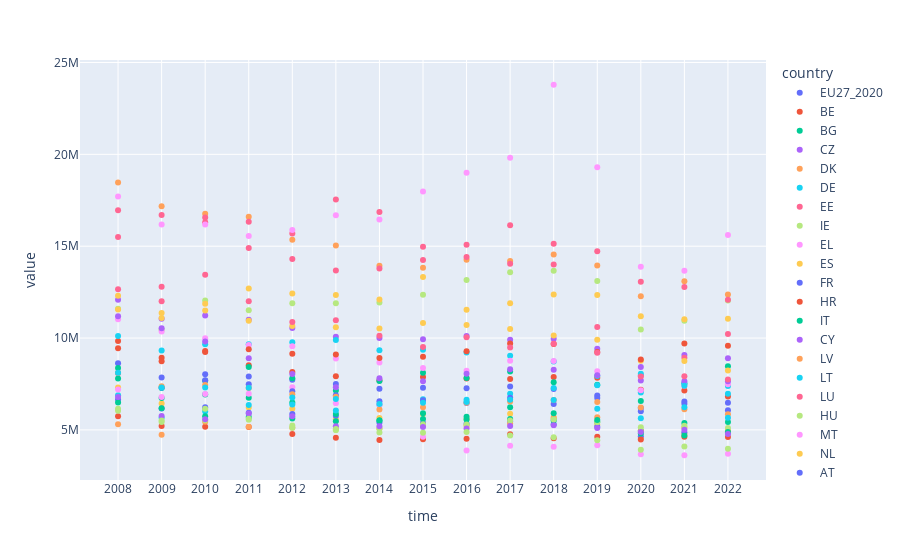

Here is the notebook cell this chart was saved with:
### Code cell
# Plot the carbon emissions scatterplot
px.scatter(df_carbon_short)

### Figure 1 — Plotly figure (JSON) as saved in the notebook; plotly's stock layout.template omitted (floating-point values rounded to 4 significant figures)
{"data": [{"hovertemplate": "country=EU27_2020<br>time=%{x}<br>value=%{y}<extra></extra>", "legendgroup": "EU27_2020", "marker": {"color": "#636efa", "symbol": "circle"}, "mode": "markers", "name": "EU27_2020", "orientation": "v", "showlegend": true, "type": "scatter", "x": ["2008", "2009", "2010", "2011", "2012", "2013", "2014", "2015", "2016", "2017", "2018", "2019", "2020", "2021", "2022"], "xaxis": "x", "y": [8627000.0, 7851000.0, 8024312, 7902000.0, 7729000.0, 7494000.0, 7235000.0, 7299000.0, 7270000.0, 7365000.0, 7225000.0, 6879000.0, 6193000.0, 6544000.0, 6481000.0], "yaxis": "y"}, {"hovertemplate": "country=BE<br>time=%{x}<br>value=%{y}<extra></extra>", "legendgroup": "BE", "marker": {"color": "#EF553B", "symbol": "circle"}, "mode": "markers", "name": "BE", "orientation": "v", "showlegend": true, "type": "scatter", "x": ["2008", "2009", "2010", "2011", "2012", "2013", "2014", "2015", "2016", "2017", "2018", "2019", "2020", "2021", "2022"], "xaxis": "x", "y": [9841000.0, 8741000.0, 9243000.0, 8520000.0, 8149775, 7916000.0, 7686000.0, 7876000.0, 7799000.0, 7777000.0, 7880000.0, 7840000.0, 7188000.0, 7139000.0, 6821000.0], "yaxis": "y"}, {"hovertemplate": "country=BG<br>time=%{x}<br>value=%{y}<extra></extra>", "legendgroup": "BG", "marker": {"color": "#00cc96", "symbol": "circle"}, "mode": "markers", "name": "BG", "orientation": "v", "showlegend": true, "type": "scatter", "x": ["2008", "2009", "2010", "2011", "2012", "2013", "2014", "2015", "2016", "2017", "2018", "2019", "2020", "2021", "2022"], "xaxis": "x", "y": [8374000.0, 7278000.0, 7673000.0, 8425000.0, 7808000.0, 7144000.0, 7662000.0, 8112000.0, 7824000.0, 8175000.0, 7601000.0, 7454000.0, 6577000.0, 7510000.0, 8466000.0], "yaxis": "y"}, {"hovertemplate": "country=CZ<br>time=%{x}<br>value=%{y}<extra></extra>", "legendgroup": "CZ", "marker": {"color": "#ab63fa", "symbol": "circle"}, "mode": "markers", "name": "CZ", "orientation": "v", "showlegend": true, "type": "scatter", "x": ["2008", "2009", "2010", "2011", "2012", "2013", "2014", "2015", "2016", "2017", "2018", "2019", "2020", "2021", "2022"], "xaxis": "x", "y": [12090000.0, 11050000.0, 11230000.0, 11000000.0, 10540000.0, 10070000.0, 10010000.0, 9937000.0, 10110000.0, 9906000.0, 9963000.0, 9416000.0, 8426000.0, 9082000.0, 8901000.0], "yaxis": "y"}, {"hovertemplate": "country=DK<br>time=%{x}<br>value=%{y}<extra></extra>", "legendgroup": "DK", "marker": {"color": "#FFA15A", "symbol": "circle"}, "mode": "markers", "name": "DK", "orientation": "v", "showlegend": true, "type": "scatter", "x": ["2008", "2009", "2010", "2011", "2012", "2013", "2014", "2015", "2016", "2017", "2018", "2019", "2020", "2021", "2022"], "xaxis": "x", "y": [18470000.0, 17180000.0, 16770000.0, 16610000.0, 15350000.0, 15030000.0, 13930000.0, 13830000.0, 14260000.0, 14200000.0, 14550000.0, 13940000.0, 12270000.0, 13090000.0, 12370000.0], "yaxis": "y"}, {"hovertemplate": "country=DE<br>time=%{x}<br>value=%{y}<extra></extra>", "legendgroup": "DE", "marker": {"color": "#19d3f3", "symbol": "circle"}, "mode": "markers", "name": "DE", "orientation": "v", "showlegend": true, "type": "scatter", "x": ["2008", "2009", "2010", "2011", "2012", "2013", "2014", "2015", "2016", "2017", "2018", "2019", "2020", "2021", "2022"], "xaxis": "x", "y": [10120000.0, 9321000.0, 9667000.0, 9669000.0, 9768000.0, 9890000.0, 9336000.0, 9358000.0, 9212000.0, 9040000.0, 8729000.0, 7931000.0, 7040000.0, 7528000.0, 7392000.0], "yaxis": "y"}, {"hovertemplate": "country=EE<br>time=%{x}<br>value=%{y}<extra></extra>", "legendgroup": "EE", "marker": {"color": "#FF6692", "symbol": "circle"}, "mode": "markers", "name": "EE", "orientation": "v", "showlegend": true, "type": "scatter", "x": ["2008", "2009", "2010", "2011", "2012", "2013", "2014", "2015", "2016", "2017", "2018", "2019", "2020", "2021", "2022"], "xaxis": "x", "y": [15500000.0, 12790000.0, 16310000.0, 16330000.0, 15690000.0, 17540000.0, 16870000.0, 14250000.0, 15080000.0, 16140000.0, 15140000.0, 10600000.0, 7964000.0, 8932000.0, 10230000.0], "yaxis": "y"}, {"hovertemplate": "country=IE<br>time=%{x}<br>value=%{y}<extra></extra>", "legendgroup": "IE", "marker": {"color": "#B6E880", "symbol": "circle"}, "mode": "markers", "name": "IE", "orientation": "v", "showlegend": true, "type": "scatter", "x": ["2008", "2009", "2010", "2011", "2012", "2013", "2014", "2015", "2016", "2017", "2018", "2019", "2020", "2021", "2022"], "xaxis": "x", "y": [11600000.0, 10450000.0, 12040000.0, 11510000.0, 11890000.0, 11900000.0, 11940000.0, 12350000.0, 13160000.0, 13580000.0, 13660000.0, 13100000.0, 10470000.0, 10940000.0, 12040000.0], "yaxis": "y"}, {"hovertemplate": "country=EL<br>time=%{x}<br>value=%{y}<extra></extra>", "legendgroup": "EL", "marker": {"color": "#FF97FF", "symbol": "circle"}, "mode": "markers", "name": "EL", "orientation": "v", "showlegend": true, "type": "scatter", "x": ["2008", "2009", "2010", "2011", "2012", "2013", "2014", "2015", "2016", "2017", "2018", "2019", "2020", "2021", "2022"], "xaxis": "x", "y": [11020000.0, 10350000.0, 9989000.0, 9621000.0, 9558000.0, 8893000.0, 8669000.0, 8372000.0, 8222000.0, 8770000.0, 8748000.0, 8191000.0, 7159000.0, 7405000.0, 7487000.0], "yaxis": "y"}, {"hovertemplate": "country=ES<br>time=%{x}<br>value=%{y}<extra></extra>", "legendgroup": "ES", "marker": {"color": "#FECB52", "symbol": "circle"}, "mode": "markers", "name": "ES", "orientation": "v", "showlegend": true, "type": "scatter", "x": ["2008", "2009", "2010", "2011", "2012", "2013", "2014", "2015", "2016", "2017", "2018", "2019", "2020", "2021", "2022"], "xaxis": "x", "y": [7310000.0, 6436000.0, 6098000.0, 6224000.0, 6158000.0, 5583000.0, 5645000.0, 5865000.0, 5598000.0, 5878000.0, 5689000.0, 5286000.0, 4560000.0, 4797000.0, 4925000.0], "yaxis": "y"}, {"hovertemplate": "country=FR<br>time=%{x}<br>value=%{y}<extra></extra>", "legendgroup": "FR", "marker": {"color": "#636efa", "symbol": "circle"}, "mode": "markers", "name": "FR", "orientation": "v", "showlegend": true, "type": "scatter", "x": ["2008", "2009", "2010", "2011", "2012", "2013", "2014", "2015", "2016", "2017", "2018", "2019", "2020", "2021", "2022"], "xaxis": "x", "y": [6653000.0, 6166000.0, 6234000.0, 5933000.0, 5868000.0, 5773000.0, 5397000.0, 5373000.0, 5339000.0, 5473000.0, 5304000.0, 5168000.0, 4651000.0, 4861000.0, 4861000.0], "yaxis": "y"}, {"hovertemplate": "country=HR<br>time=%{x}<br>value=%{y}<extra></extra>", "legendgroup": "HR", "marker": {"color": "#EF553B", "symbol": "circle"}, "mode": "markers", "name": "HR", "orientation": "v", "showlegend": true, "type": "scatter", "x": ["2008", "2009", "2010", "2011", "2012", "2013", "2014", "2015", "2016", "2017", "2018", "2019", "2020", "2021", "2022"], "xaxis": "x", "y": [5744000.0, 5215000.0, 5173000.0, 5157000.0, 4777000.0, 4573000.0, 4448000.0, 4495000.0, 4523000.0, 4768000.0, 4552000.0, 4631000.0, 4481000.0, 4628000.0, 4607000.0], "yaxis": "y"}, {"hovertemplate": "country=IT<br>time=%{x}<br>value=%{y}<extra></extra>", "legendgroup": "IT", "marker": {"color": "#00cc96", "symbol": "circle"}, "mode": "markers", "name": "IT", "orientation": "v", "showlegend": true, "type": "scatter", "x": ["2008", "2009", "2010", "2011", "2012", "2013", "2014", "2015", "2016", "2017", "2018", "2019", "2020", "2021", "2022"], "xaxis": "x", "y": [7796000.0, 6742000.0, 6929000.0, 6756000.0, 6488000.0, 5860000.0, 5524000.0, 5595000.0, 5569000.0, 5589000.0, 5514000.0, 5442000.0, 4957000.0, 5379000.0, 5432000.0], "yaxis": "y"}, {"hovertemplate": "country=CY<br>time=%{x}<br>value=%{y}<extra></extra>", "legendgroup": "CY", "marker": {"color": "#ab63fa", "symbol": "circle"}, "mode": "markers", "name": "CY", "orientation": "v", "showlegend": true, "type": "scatter", "x": ["2008", "2009", "2010", "2011", "2012", "2013", "2014", "2015", "2016", "2017", "2018", "2019", "2020", "2021", "2022"], "xaxis": "x", "y": [11180000.0, 10530000.0, 9810000.0, 8894000.0, 8044000.0, 7323000.0, 7811000.0, 7646758, 8063000.0, 8306000.0, 8279000.0, 7970000.0, 7683000.0, 7643000.0, 7643000.0], "yaxis": "y"}, {"hovertemplate": "country=LV<br>time=%{x}<br>value=%{y}<extra></extra>", "legendgroup": "LV", "marker": {"color": "#FFA15A", "symbol": "circle"}, "mode": "markers", "name": "LV", "orientation": "v", "showlegend": true, "type": "scatter", "x": ["2008", "2009", "2010", "2011", "2012", "2013", "2014", "2015", "2016", "2017", "2018", "2019", "2020", "2021", "2022"], "xaxis": "x", "y": [5303000.0, 4731000.0, 5445000.0, 5178000.0, 5116000.0, 5046000.0, 5059000.0, 5243000.0, 5231000.0, 5348000.0, 5637000.0, 5683000.0, 4941000.0, 5131000.0, 4943000.0], "yaxis": "y"}, {"hovertemplate": "country=LT<br>time=%{x}<br>value=%{y}<extra></extra>", "legendgroup": "LT", "marker": {"color": "#19d3f3", "symbol": "circle"}, "mode": "markers", "name": "LT", "orientation": "v", "showlegend": true, "type": "scatter", "x": ["2008", "2009", "2010", "2011", "2012", "2013", "2014", "2015", "2016", "2017", "2018", "2019", "2020", "2021", "2022"], "xaxis": "x", "y": [6892000.0, 5658000.0, 5995000.0, 6360000.0, 6383000.0, 6061000.0, 6370000.0, 6671000.0, 6636000.0, 6970000.0, 7278000.0, 7430000.0, 8059000.0, 7399000.0, 6966000.0], "yaxis": "y"}, {"hovertemplate": "country=LU<br>time=%{x}<br>value=%{y}<extra></extra>", "legendgroup": "LU", "marker": {"color": "#FF6692", "symbol": "circle"}, "mode": "markers", "name": "LU", "orientation": "v", "showlegend": true, "type": "scatter", "x": ["2008", "2009", "2010", "2011", "2012", "2013", "2014", "2015", "2016", "2017", "2018", "2019", "2020", "2021", "2022"], "xaxis": "x", "y": [16960000.0, 16690000.0, 16570000.0, 14900000.0, 14300000.0, 13680000.0, 13780000.0, 14970000.0, 14410000.0, 14040000.0, 14000000.0, 14720000.0, 13060000.0, 12780000.0, 12090000.0], "yaxis": "y"}, {"hovertemplate": "country=HU<br>time=%{x}<br>value=%{y}<extra></extra>", "legendgroup": "HU", "marker": {"color": "#B6E880", "symbol": "circle"}, "mode": "markers", "name": "HU", "orientation": "v", "showlegend": true, "type": "scatter", "x": ["2008", "2009", "2010", "2011", "2012", "2013", "2014", "2015", "2016", "2017", "2018", "2019", "2020", "2021", "2022"], "xaxis": "x", "y": [6038000.0, 5429000.0, 5528000.0, 5555000.0, 5119000.0, 4986000.0, 5079000.0, 5310000.0, 5290000.0, 5510000.0, 5565000.0, 5422000.0, 5143000.0, 5223000.0, 5102000.0], "yaxis": "y"}, {"hovertemplate": "country=MT<br>time=%{x}<br>value=%{y}<extra></extra>", "legendgroup": "MT", "marker": {"color": "#FF97FF", "symbol": "circle"}, "mode": "markers", "name": "MT", "orientation": "v", "showlegend": true, "type": "scatter", "x": ["2008", "2009", "2010", "2011", "2012", "2013", "2014", "2015", "2016", "2017", "2018", "2019", "2020", "2021", "2022"], "xaxis": "x", "y": [7203973, 6797000.0, 6961000.0, 6972000.0, 7315000.0, 6447000.0, 6374000.0, 4634000.0, 3874000.0, 4131000.0, 4077000.0, 4162000.0, 3669000.0, 3620000.0, 3708000.0], "yaxis": "y"}, {"hovertemplate": "country=NL<br>time=%{x}<br>value=%{y}<extra></extra>", "legendgroup": "NL", "marker": {"color": "#FECB52", "symbol": "circle"}, "mode": "markers", "name": "NL", "orientation": "v", "showlegend": true, "type": "scatter", "x": ["2008", "2009", "2010", "2011", "2012", "2013", "2014", "2015", "2016", "2017", "2018", "2019", "2020", "2021", "2022"], "xaxis": "x", "y": [11550000.0, 11100000.0, 11500000.0, 10940000.0, 10660000.0, 10590000.0, 10520000.0, 10830000.0, 10710000.0, 10490000.0, 10130000.0, 9903000.0, 8767000.0, 8754000.0, 8228000.0], "yaxis": "y"}, {"hovertemplate": "country=AT<br>time=%{x}<br>value=%{y}<extra></extra>", "legendgroup": "AT", "marker": {"color": "#636efa", "symbol": "circle"}, "mode": "markers", "name": "AT", "orientation": "v", "showlegend": true, "type": "scatter", "x": ["2008", "2009", "2010", "2011", "2012", "2013", "2014", "2015", "2016", "2017", "2018", "2019", "2020", "2021", "2022"], "xaxis": "x", "y": [8097000.0, 7309000.0, 7701000.0, 7481000.0, 7098000.0, 6888000.0, 6561000.0, 6613000.0, 6464000.0, 6743000.0, 6413000.0, 6733000.0, 6018000.0, 6421000.0, 6064000.0], "yaxis": "y"}, {"hovertemplate": "country=PL<br>time=%{x}<br>value=%{y}<extra></extra>", "legendgroup": "PL", "marker": {"color": "#EF553B", "symbol": "circle"}, "mode": "markers", "name": "PL", "orientation": "v", "showlegend": true, "type": "scatter", "x": ["2008", "2009", "2010", "2011", "2012", "2013", "2014", "2015", "2016", "2017", "2018", "2019", "2020", "2021", "2022"], "xaxis": "x", "y": [9445000.0, 8924000.0, 9289000.0, 9386000.0, 9141000.0, 9098000.0, 8907000.0, 8976000.0, 9279000.0, 9706000.0, 9670000.0, 9237000.0, 8834000.0, 9707000.0, 9587000.0], "yaxis": "y"}, {"hovertemplate": "country=PT<br>time=%{x}<br>value=%{y}<extra></extra>", "legendgroup": "PT", "marker": {"color": "#00cc96", "symbol": "circle"}, "mode": "markers", "name": "PT", "orientation": "v", "showlegend": true, "type": "scatter", "x": ["2008", "2009", "2010", "2011", "2012", "2013", "2014", "2015", "2016", "2017", "2018", "2019", "2020", "2021", "2022"], "xaxis": "x", "y": [6490000.0, 6178000.0, 5740000.0, 5698000.0, 5624000.0, 5473000.0, 5493000.0, 5911000.0, 5716000.0, 6230000.0, 5909000.0, 5546000.0, 4810000.0, 4696000.0, 4882000.0], "yaxis": "y"}, {"hovertemplate": "country=RO<br>time=%{x}<br>value=%{y}<extra></extra>", "legendgroup": "RO", "marker": {"color": "#ab63fa", "symbol": "circle"}, "mode": "markers", "name": "RO", "orientation": "v", "showlegend": true, "type": "scatter", "x": ["2008", "2009", "2010", "2011", "2012", "2013", "2014", "2015", "2016", "2017", "2018", "2019", "2020", "2021", "2022"], "xaxis": "x", "y": [6793000.0, 5752000.0, 5582000.0, 5896000.0, 5749000.0, 5205000.0, 5196000.0, 5161000.0, 5081000.0, 5219000.0, 5257000.0, 5098000.0, 4886000.0, 5010000.0, 4776000.0], "yaxis": "y"}, {"hovertemplate": "country=SI<br>time=%{x}<br>value=%{y}<extra></extra>", "legendgroup": "SI", "marker": {"color": "#FFA15A", "symbol": "circle"}, "mode": "markers", "name": "SI", "orientation": "v", "showlegend": true, "type": "scatter", "x": ["2008", "2009", "2010", "2011", "2012", "2013", "2014", "2015", "2016", "2017", "2018", "2019", "2020", "2021", "2022"], "xaxis": "x", "y": [8094000.0, 7375583, 7438000.0, 7280000.0, 6939000.0, 6798000.0, 6113000.0, 6231000.0, 6485000.0, 6547000.0, 6628000.0, 6514000.0, 6221000.0, 6120000.0, 5858000.0], "yaxis": "y"}, {"hovertemplate": "country=SK<br>time=%{x}<br>value=%{y}<extra></extra>", "legendgroup": "SK", "marker": {"color": "#19d3f3", "symbol": "circle"}, "mode": "markers", "name": "SK", "orientation": "v", "showlegend": true, "type": "scatter", "x": ["2008", "2009", "2010", "2011", "2012", "2013", "2014", "2015", "2016", "2017", "2018", "2019", "2020", "2021", "2022"], "xaxis": "x", "y": [8115000.0, 7305000.0, 7306000.0, 7295000.0, 6765000.0, 6677000.0, 6405000.0, 6472000.0, 6516000.0, 6638000.0, 6634000.0, 6146000.0, 5635000.0, 6233000.0, 5659000.0], "yaxis": "y"}, {"hovertemplate": "country=FI<br>time=%{x}<br>value=%{y}<extra></extra>", "legendgroup": "FI", "marker": {"color": "#FF6692", "symbol": "circle"}, "mode": "markers", "name": "FI", "orientation": "v", "showlegend": true, "type": "scatter", "x": ["2008", "2009", "2010", "2011", "2012", "2013", "2014", "2015", "2016", "2017", "2018", "2019", "2020", "2021", "2022"], "xaxis": "x", "y": [12650000.0, 12000000.0, 13440000.0, 12000000.0, 10870000.0, 10970000.0, 10130000.0, 9511000.0, 10040000.0, 9486000.0, 9694000.0, 9199000.0, 7906000.0, 7919000.0, 7738000.0], "yaxis": "y"}, {"hovertemplate": "country=SE<br>time=%{x}<br>value=%{y}<extra></extra>", "legendgroup": "SE", "marker": {"color": "#B6E880", "symbol": "circle"}, "mode": "markers", "name": "SE", "orientation": "v", "showlegend": true, "type": "scatter", "x": ["2008", "2009", "2010", "2011", "2012", "2013", "2014", "2015", "2016", "2017", "2018", "2019", "2020", "2021", "2022"], "xaxis": "x", "y": [6148000.0, 5514000.0, 6148000.0, 5607000.0, 5236000.0, 5049000.0, 4858000.0, 4842000.0, 4891000.0, 4694000.0, 4593000.0, 4439000.0, 3918000.0, 4091000.0, 3979000.0], "yaxis": "y"}, {"hovertemplate": "country=IS<br>time=%{x}<br>value=%{y}<extra></extra>", "legendgroup": "IS", "marker": {"color": "#FF97FF", "symbol": "circle"}, "mode": "markers", "name": "IS", "orientation": "v", "showlegend": true, "type": "scatter", "x": ["2008", "2009", "2010", "2011", "2012", "2013", "2014", "2015", "2016", "2017", "2018", "2019", "2020", "2021", "2022"], "xaxis": "x", "y": [17700000.0, 16180000.0, 16180000.0, 15550000.0, 15880000.0, 16680000.0, 16460000.0, 17980000.0, 19000000.0, 19820000.0, 23790000.0, 19300000.0, 13880000.0, 13660000.0, 15610000.0], "yaxis": "y"}, {"hovertemplate": "country=NO<br>time=%{x}<br>value=%{y}<extra></extra>", "legendgroup": "NO", "marker": {"color": "#FECB52", "symbol": "circle"}, "mode": "markers", "name": "NO", "orientation": "v", "showlegend": true, "type": "scatter", "x": ["2008", "2009", "2010", "2011", "2012", "2013", "2014", "2015", "2016", "2017", "2018", "2019", "2020", "2021", "2022"], "xaxis": "x", "y": [12310000.0, 11370000.0, 11860000.0, 12700000.0, 12430000.0, 12340000.0, 12100000.0, 13320000.0, 11530000.0, 11890000.0, 12380000.0, 12340000.0, 11180000.0, 11030000.0, 11040000.0], "yaxis": "y"}, {"hovertemplate": "country=RS<br>time=%{x}<br>value=%{y}<extra></extra>", "legendgroup": "RS", "marker": {"color": "#636efa", "symbol": "circle"}, "mode": "markers", "name": "RS", "orientation": "v", "showlegend": true, "type": "scatter", "x": ["2008", "2009", "2010", "2011", "2012", "2013", "2014", "2015", "2016", "2017", "2018", "2019", "2020", "2021", "2022"], "xaxis": "x", "y": [null, null, null, null, null, null, null, null, null, null, null, null, null, null, null], "yaxis": "y"}, {"hovertemplate": "country=TR<br>time=%{x}<br>value=%{y}<extra></extra>", "legendgroup": "TR", "marker": {"color": "#EF553B", "symbol": "circle"}, "mode": "markers", "name": "TR", "orientation": "v", "showlegend": true, "type": "scatter", "x": ["2008", "2009", "2010", "2011", "2012", "2013", "2014", "2015", "2016", "2017", "2018", "2019", "2020", "2021", "2022"], "xaxis": "x", "y": [null, null, null, null, null, null, null, null, null, null, null, null, null, null, null], "yaxis": "y"}], "layout": {"legend": {"title": {"text": "country"}, "tracegroupgap": 0}, "margin": {"t": 60}, "xaxis": {"anchor": "y", "domain": [0, 1], "title": {"text": "time"}}, "yaxis": {"anchor": "x", "domain": [0, 1], "title": {"text": "value"}}}}
